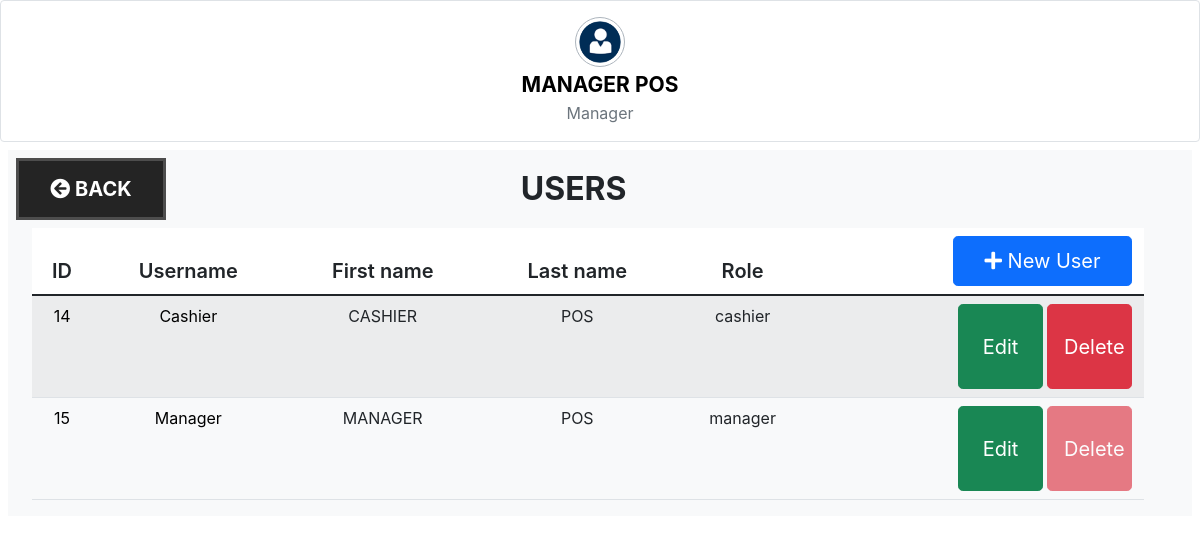
The page /pos_hunsa/public/index.php?pg=admin&tab=users (signed in) on the database its author committed.
### tables this page shows
CREATE TABLE `users` (
  `id` int(11) NOT NULL,
  `username` varchar(30) NOT NULL,
  `password` varchar(255) NOT NULL,
  `firstname` text NOT NULL,
  `lastname` text NOT NULL,
  `role` varchar(20) NOT NULL
);

### pos_hunsa/app/core/database.php (called while the page is built)
<?php
class Database
{
	private function db_connect(){
		$DBHOST = "localhost";
		$DBNAME = "pos_hunsa";
		$DBUSER = "root";
		$DBPASS = "";
		$DBDRIVER = "mysql";
		try{
			$con = new PDO("$DBDRIVER:host=$DBHOST;dbname=$DBNAME",$DBUSER,$DBPASS);
		}catch(PDOException $e){
			echo $e->getMessage();
		}
		return $con;
	}
	public function query($query,$data = array())
	{
		$con = $this->db_connect();
		$smt = $con->prepare($query);
		$check = $smt->execute($data);
		if($check)
		{
			$result = $smt->fetchAll(PDO::FETCH_ASSOC);
			if(is_array($result) && count($result) > 0){
				return $result;
			}
		}
		return false;
	}
}

### pos_hunsa/app/core/functions.php (called while the page is built, shortened)
<?php
function esc($str)
{
	return htmlspecialchars($str);
}

### pos_hunsa/app/models/Auth.php (called while the page is built, shortened)
<?php
class Auth
{
	public static function get($column)
	{
		if(!empty($_SESSION['USER'][$column])){
			return $_SESSION['USER'][$column];
		}
		return "Unknown";
	}
}

### pos_hunsa/app/views/admin/users.view.php (the view, shortened to what this page needs)
<div class="container-fluid row">
    <div class="col">
        <div class="table-responsive table-h-49">
            <table class="table table-striped table-hover">
                <thead>
                    <tr class="fs-5">
                        <th class="fw-black">ID</th>
                        <th class="fw-black">Username</th>
                        <th class="fw-black">First name</th>
                        <th class="fw-black">Last name</th>
                        <th class="fw-black">Role</th>
                        <th>
                            <a href="index.php?pg=signup">
                                <button class="btn btn-primary btn-lg btn-headadmin-size float-end"><i class="fa fa-plus"></i> New User</button>
                            </a>
                        </th>
                    </tr>
                </thead>
                <?php if (!empty($users)): ?>
                    <?php foreach ($users as $user): ?>
                        <tr>
                            <td>
                                <a href="index.php?pg=profile&id=<?= $user['id'] ?>">
                                    <?= esc($user['id']) ?>
                                </a>
                            </td>
                            <td>
                                <a href="index.php?pg=profile&id=<?= $user['id'] ?>">
                                    <?= esc($user['username']) ?>
                                </a>
                            </td>
                            <td><?= esc($user['firstname']) ?></td>
                            <td><?= esc($user['lastname']) ?></td>
                            <td><?= esc($user['role']) ?></td>
                            <td>
                                <a href="index.php?pg=delete-user&id=<?= $user['id'] ?>">
                                    <button class="btn btn-danger btn-lg btn-bodyadmin-size float-end" <?php if (Auth::get('id') == $user['id']) echo "disabled"; ?>>Delete</button>
                                </a>
                                <a href="index.php?pg=edit-user&id=<?= $user['id'] ?>">
                                    <button class="btn btn-success btn-lg btn-bodyadmin-size float-end">Edit</button>
                                </a>
                            </td>
                        </tr>
                    <?php endforeach; ?>
                <?php endif; ?>
            </table>
        </div>
    </div>
</div>

### pos_hunsa/public/assets/css/main.css (style rules this page uses)
body a { text-decoration: none; }

### rows shown on the page
users: id "14", username "Cashier", firstname "CASHIER", lastname "POS", role "cashier"
users: id "15", username "Manager", firstname "MANAGER", lastname "POS", role "manager"

### other values the page prints
Auth::get(('firstname'))." ".Auth::get(('lastname')) "MANAGER POS"
$tab "USERS"
